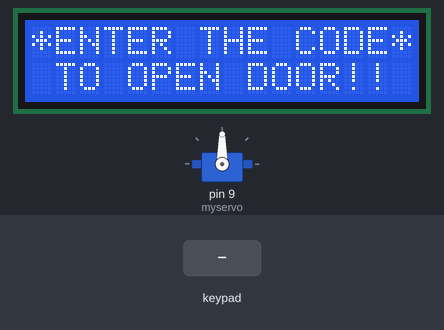
Simulated run of this sketch. Board: Arduino Uno, built with avr-gcc and run on an emulated ATmega328P. Parts: servo, 16×2 character LCD. The test bench sets the inputs (shaded band). What the sketch prints to the serial monitor is not drawn.

Above: at 1.2 s.
1.3 s: keypad keys 0 1 2 3 # pressed 0.4 s apart
At 3.7 s:
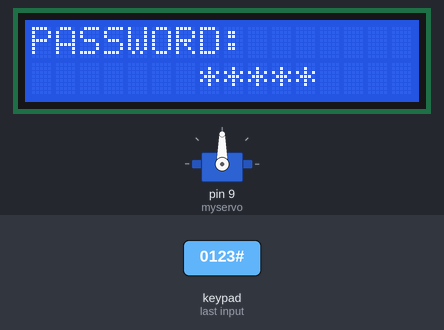
At 5.0 s:
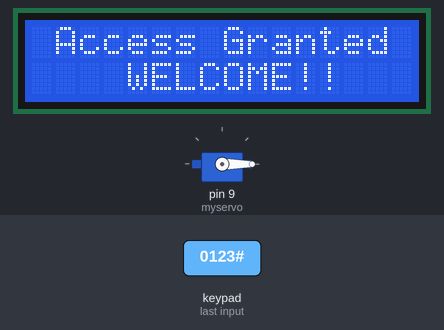
13.8 s: key '#' pressed
At 19.5 s:
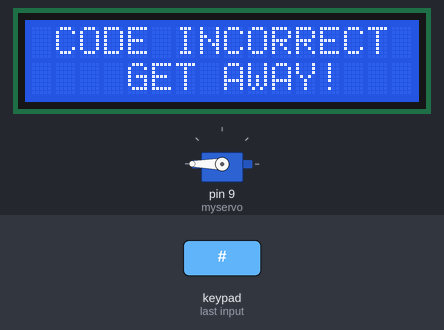
Timing chart, 0 to 21.0 s (numbered marks = the images above; inputs shaded):
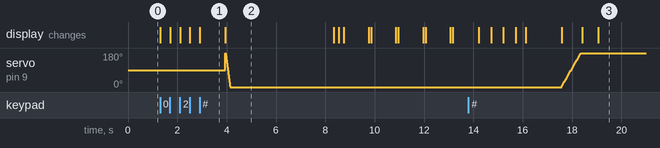

Measured:
- after the input at 1.3 s, the display: first changes at once (image 1 shows a later state)
- after the input at 13.8 s, the display: first differs from a run without the input after 4.6 s (image 3 shows a later state)
- what the display in image 1 shows lasts 1.1 s, from 2.9 s to 4.0 s

The sketch:

door_locking_system.ino
```cpp
#include <LiquidCrystal.h>
#include <Servo.h>
#include <Keypad.h>

#include <stdio.h>      // printf
#include <stdlib.h>     // exit
#include <string.h>     // memcpy, memset
#include <stdint.h>     // uint8_t

Servo myservo;
int pos=0; // position of servo motor
LiquidCrystal lcd(A4, A5, A3, A2, A1, A0);
const byte rows=4;
const byte cols=3;

char key[rows][cols]={
                      {'1','2','3'},
                      {'4','5','6'},
                      {'7','8','9'},
                      {'*','0','#'}
                     };
byte rowPins[rows]={0,1,2,3};
byte colPins[cols]={4,5,6};

Keypad keypad= Keypad(makeKeymap(key),rowPins,colPins,rows,cols);

String password="0123";
String inp = "";
int currentposition=0;

void setup() {

  displayscreen();
  Serial.begin(9600);
  myservo.attach(9); //Servo motor connection

  lcd.begin(16,2);

}

void loop() {

  if(currentposition==0) {
    displayscreen();
  }

  int l ;
  char code=keypad.getKey();
  if(code!=NO_KEY) {
    lcd.clear();
    lcd.setCursor(0,0);
    lcd.print("PASSWORD:");
    lcd.setCursor(7,1);
    lcd.print(" ");
    lcd.setCursor(7,1);

    for(l=0;l<=currentposition;++l) {
        lcd.print("*");
        //keypress();
    }

    if(code == '#') {
      //Here the verification is happening locally, but in case the verification needs to happen in the cloud the encrypted input is sent.
      if(verifyPassword(inp)) {
        unlockdoor();
        currentposition = 0;
      } else {
        incorrect();
        currentposition = 0;
      }
      inp ="";
    }
    else {
      inp += String(code);
      ++currentposition;
    }

  }
}

void expand(String inp, uint8_t plain[16]) {

  for(int i=0; i<inp.length(); i++) {
    plain[i] = uint8_t(inp[i])-uint8_t('0');
  }

  for(int i=inp.length(); i<16; i++) {
    plain[i] = 0xA;
  }

}


String convertToString(uint8_t plain[16]) {

  String res = "";
  for(int i=0; i<16; i++) {
    if(plain[i] != 0xA)
      res += String(plain[i]);
  }
  return res;

}


bool verifyPassword(String inp) {

      uint8_t plain[16];
      expand(inp, plain);

       //Add the key part here
      uint8_t inp_key[32] = {0x0, 0x1, 0x0, 0x2,
                     0x0, 0x4, 0x0, 0x5,
                     0x0, 0x6, 0x0, 0x7,
                     0x0, 0x8, 0x0, 0x9,
                     0x1, 0x0, 0x1, 0x1,
                     0x1, 0x2, 0x1, 0x3,
                     0x1, 0x4, 0x1, 0x5};
      uint8_t key[32];
      memcpy(key,inp_key,32);

      uint8_t arrkey[10][32];
      keyExpansion(key,arrkey);

      encrypt(plain, arrkey);
      //Cloud code goes here
      decrypt(plain, arrkey);


  String s = convertToString(plain);

  if(s == password) {
    return true;
  }
  return false;

}

//------------------ Function 1- OPEN THE DOOR--------------//

void unlockdoor() {

  delay(900);

  lcd.setCursor(0,0);
  lcd.println(" ");
  lcd.setCursor(1,0);
  lcd.print("Access Granted");
  lcd.setCursor(4,1);
  lcd.println("WELCOME!!");
  lcd.setCursor(15,1);
  lcd.println(" ");
  lcd.setCursor(16,1);
  lcd.println(" ");
  lcd.setCursor(14,1);
  lcd.println(" ");
  lcd.setCursor(13,1);
  lcd.println(" ");

  // open the door
  for(pos = 180; pos>=0; pos-=5) {
    myservo.write(pos);
    delay(5);
  }

  delay(2000);
  delay(1000);

  counterbeep();

  delay(1000);

  // close the door
  for(pos = 0; pos <= 180; pos +=5) {
  // in steps of 1 degree
    myservo.write(pos);

    delay(15);

    currentposition=0;

    lcd.clear();
    displayscreen();
  }

}

//--------------------Function 2- Wrong code--------------//

void incorrect() {
  delay(500);
  lcd.clear();
  lcd.setCursor(1,0);
  lcd.print("CODE");
  lcd.setCursor(6,0);
  lcd.print("INCORRECT");
  lcd.setCursor(15,1);
  lcd.println(" ");
  lcd.setCursor(4,1);
  lcd.println("GET AWAY!!!");

  lcd.setCursor(13,1);
  lcd.println(" ");

  Serial.println("CODE INCORRECT YOU ARE UNAUTHORIZED");
  delay(3000);

  lcd.clear();
  displayscreen();
}

//-------Function 3 - CLEAR THE SCREEN--------------------/
void clearscreen() {
  lcd.setCursor(0,0);
  lcd.println(" ");
  lcd.setCursor(0,1);
  lcd.println(" ");
  lcd.setCursor(0,2);
  lcd.println(" ");
  lcd.setCursor(0,3);
  lcd.println(" ");
}

//------------Function 4 - DISPLAY FUNCTION--------------------//
void displayscreen() {
  lcd.setCursor(0,0);
  lcd.println("*ENTER THE CODE*");
  lcd.setCursor(1 ,1);
  lcd.println("TO OPEN DOOR!!");
}


//--------------Function 5 - Count down------------------//
void counterbeep()
{
  delay(1200);

  lcd.clear();
  lcd.setCursor(2,15);
  lcd.println(" ");
  lcd.setCursor(2,14);
  lcd.println(" ");
  lcd.setCursor(2,0);
  delay(200);
  lcd.println("GET IN WITHIN:::");

  lcd.setCursor(4,1);
  lcd.print("5");
  delay(200);
  lcd.clear();
  lcd.setCursor(2,0);
  lcd.println("GET IN WITHIN:");
  delay(1000);
  lcd.setCursor(2,0);
  lcd.println("GET IN WITHIN:");
  lcd.setCursor(4,1); //2
  lcd.print("4");
  delay(100);
  lcd.clear();
  lcd.setCursor(2,0);
  lcd.println("GET IN WITHIN:");
  delay(1000);

  lcd.setCursor(2,0);
  lcd.println("GET IN WITHIN:");
  lcd.setCursor(4,1);
  lcd.print("3");
  delay(100);
  lcd.clear();
  lcd.setCursor(2,0);
  lcd.println("GET IN WITHIN:");
  delay(1000);

  lcd.setCursor(2,0);
  lcd.println("GET IN WITHIN:");
  lcd.setCursor(4,1);
  lcd.print("2");
  delay(100);
  lcd.clear();
  lcd.setCursor(2,0);
  lcd.println("GET IN WITHIN:");
  delay(1000);

  lcd.setCursor(4,1);
  lcd.print("1");
  delay(100);
  lcd.clear();
  lcd.setCursor(2,0);
  lcd.println("GET IN WITHIN::");

  delay(1000);
  delay(40);
  lcd.clear();
  lcd.setCursor(2,0);
  lcd.print("RE-LOCKING");
  delay(500);
  lcd.setCursor(12,0);
  lcd.print(".");
  delay(500);
  lcd.setCursor(13,0);
  lcd.print(".");
  delay(500);
  lcd.setCursor(14,0);
  lcd.print(".");
  delay(400);
  lcd.clear();
  lcd.setCursor(4,0);
  lcd.print("LOCKED!");
  delay(440);
}

//--------------Hybrid Algorithm Section------------------//

// for debugging
#define DEBUG_KEY_FLAG 0
#define DEBUG_CIPHER_STATE_FLAG 0

#define DEBUG_KEY(a,b,c,d,e,f) do {         \
    if (DEBUG_KEY_FLAG) {                   \
        Serial.print(a);                    \
        Serial.print(b);                    \
        Serial.print(" -- ");               \
        Serial.print(c, HEX);               \
        Serial.print(d, HEX);               \
        Serial.print(e, HEX);               \
        Serial.println(f, HEX);             \
    }                                       \
} while(0)

#define DEBUG_CIPHER_STATE(a) do {          \
    if (DEBUG_CIPHER_STATE_FLAG) {          \
        for (int r=0; r<4; r++) {           \
          Serial.print(a);                  \
          Serial.print(state[r][0], HEX);   \
          Serial.print(state[r][1], HEX);   \
          Serial.print(state[r][2], HEX);   \
          Serial.println(state[r][3], HEX); \
        }                                   \
    }                                       \
} while(0)

uint8_t xtime(uint8_t x)
 {
     return ((x<<1) ^ (((x>>7) & 1) * 0x1b));
 }

 #define MULTIPLY_AS_A_FUNCTION 0
 // Multiply is used to multiply numbers in the field GF(2^8)
 #if MULTIPLY_AS_A_FUNCTION
 uint8_t Multiply(uint8_t x, uint8_t y)
 {
   return (((y & 1) * x) ^
        ((y>>1 & 1) * xtime(x)) ^
        ((y>>2 & 1) * xtime(xtime(x))) ^
        ((y>>3 & 1) * xtime(xtime(xtime(x)))) ^
        ((y>>4 & 1) * xtime(xtime(xtime(xtime(x))))));
 }
 #else
 #define Multiply(x, y)                                \
       (  ((y & 1) * x) ^                              \
       ((y>>1 & 1) * xtime(x)) ^                       \
       ((y>>2 & 1) * xtime(xtime(x))) ^                \
       ((y>>3 & 1) * xtime(xtime(xtime(x)))) ^         \
       ((y>>4 & 1) * xtime(xtime(xtime(xtime(x))))))   \

 #endif

const uint8_t s_box[16]= {0xC,0x5,0x6,0xB,0x9,0x0,0xA,0xD,0x3,0xE,0xF,0x8,0x4,0x7,0x1,0x2};
const uint8_t inv_s_box[16]= {0x5,0xE,0xF,0x8,0xC,0x1,0x2,0xD,0xB,0x4,0x6,0x3,0x0,0x7,0x9,0xA};

void addRoundKey(uint8_t state[16], uint8_t key[32]) {
  for(int i=0; i<16; i++) {
    state[15-i] = state[15-i] ^ key[31-i];
  }
}

void SubByte(uint8_t state[16]) {
  for(int i=0; i<16; i++) {
    state[i] = s_box[state[i]];
  }
}

void InvSubByte(uint8_t state[16])
{
    for(int i=0; i<16; i++) {
    state[i] = inv_s_box[state[i]];
  }
}

void shiftRows(uint8_t state[16]) {
  uint8_t temp;

  temp = state[4];
  state[4] = state[5];
  state[5] = state[6];
  state[6] = state[7];
  state[7] = temp;

  temp = state[8];
  state[8] = state[10];
  state[10] = temp;
  temp = state[9];
  state[9] = state[11];
  state[11] = temp;

  temp = state[12];
  state[12] = state[15];
  state[15] = state[14];
  state[14] = state[13];
  state[13] = temp;
}

void InvShiftRows(uint8_t state[16])
{
    uint8_t temp;
    temp = state[7];
    state[7] = state[6];
    state[6] = state[5];
    state[5] = state[4];

    state[4] = temp;

    temp = state[8];
    state[8] = state[10];
    state[10] = temp;
    temp = state[9];
    state[9] = state[11];
    state[11] = temp;

    temp = state[12];

    state[12] = state[13];
    state[13] = state[14];
    state[14] = state[15];

    state[15] = temp;

}

uint8_t multByTwo(uint8_t x) {
    return ((x<<1) ^ (((x>>7) & 1) * 0x1b));
}

void PSub(uint8_t state[16])
{
  uint8_t temp[16];
  for(int i=0; i<15; i++)
    temp[i*4 % 15] = state[i];
  temp[15] = state[15];
  state = temp;
}

void InvPSub(uint8_t state[16])
{
  uint8_t temp[16];
  for(int i=0; i<15; i++)
    temp[i] = state[i*4 % 15];
  temp[15] = state[15];
  state = temp;
}


void mixColumns(uint8_t state[16]) {

  uint8_t temp[4];
  for(int c=0; c<4; c++) {
    temp[0] = state[4*0 + c];
    temp[1] = state[4*1 + c];
    temp[2] = state[4*2 + c];
    temp[3] = state[4*3 + c];

    state[4*0 + c] = multByTwo(temp[0]) ^ temp[1] ^ multByTwo(temp[1]) ^ temp[2] ^ temp[3];
    state[4*1 + c] = temp[0] ^ multByTwo(temp[1]) ^ temp[2] ^ multByTwo(temp[2]) ^ temp[3];
    state[4*2 + c] = temp[0] ^ temp[1] ^ multByTwo(temp[2]) ^ temp[3] ^ multByTwo(temp[3]);
    state[4*3 + c] = temp[0] ^ multByTwo(temp[0]) ^ temp[1] ^ temp[2] ^ multByTwo(temp[3]);
  }
}

void InvMixColumns(uint8_t state[16])
{
  int i;
  uint8_t a,b,c,d;
  for(i=0;i<4;++i)
  {
    a = state[4*0 + i];
    b = state[4*1 + i];
    c = state[4*2 + i];
    d = state[4*3 + i];

    state[4*0 + i] = Multiply(a, 0x0e) ^ Multiply(b, 0x0b) ^ Multiply(c, 0x0d) ^ Multiply(d, 0x09);
    state[4*1 + i] = Multiply(a, 0x09) ^ Multiply(b, 0x0e) ^ Multiply(c, 0x0b) ^ Multiply(d, 0x0d);
    state[4*2 + i] = Multiply(a, 0x0d) ^ Multiply(b, 0x09) ^ Multiply(c, 0x0e) ^ Multiply(d, 0x0b);
    state[4*3 + i] = Multiply(a, 0x0b) ^ Multiply(b, 0x0d) ^ Multiply(c, 0x09) ^ Multiply(d, 0x0e);
   }
}

void keyUpdate(uint8_t state[32]) {
    //First half left shifting
    for(int i=15; i>=2; i--) {
      state[i] = state[i-2];
    }
    state[0] = 0;
    state[1] = 0;

    //Addition & XOR
    for(int i=0; i<16; i++) {
      state[i] = state[i] + state[i+16];
      state[i] = state[i] ^ 0;
    }

    //Second half shifting
    for(int i=16; i<31; i++) {
      state[i] = state[i+1];
    }
    state[32] = 0;

    for(int i=16; i<32; i++) {
      state[i] = state[i] + state[i-16];
    }
}

void keyExpansion(uint8_t key[32], uint8_t arrkey[10][32]) {
  for(int i=0; i<11; i++) {
    memset(arrkey[i],key,32);
    keyUpdate(key);    //SPECK
  }
}

void encrypt(uint8_t state[16], uint8_t key[10][32]) {

  unsigned long t = micros();
  addRoundKey(state, key[0]); //PRESENT
  for(int RC=1; RC<11; RC++) {
       mixColumns(state);
       addRoundKey(state, key[RC]); //PRESENT
       shiftRows(state);        //AES
       PSub(state);             //PRESENT
  }
  t = micros() - t;
  Serial.print("Encryption time taken: ");
  Serial.println(t);
  Serial.println();

  /*------------------Printing--------------------*/
  Serial.println("Cipher Text: ");
  for(int i=0; i<16; i++) {
    Serial.print(state[i], HEX);
    Serial.print(" ");
    if((i+1)%4 == 0)
      Serial.println();
  }
  Serial.println();
  /*---------------End of Printing----------------*/

}

void decrypt(uint8_t state[16], uint8_t key[10][32]) {

  unsigned long t1 = micros();
  for(int RC=10; RC>=1; RC--) {
     InvPSub(state);            //PRESENT
     InvShiftRows(state);       //AES
     addRoundKey(state, key[RC]);   //PRESENT
     InvMixColumns(state);      //AES
  }

  addRoundKey(state, key[0]);   //PRESENT
  unsigned long t2 = micros();

  Serial.print("Decryption time taken: ");
  Serial.println(t2-t1);
  Serial.println();

  Serial.println("Deciphered Text: ");
  for(int i=0; i<16; i++) {
    Serial.print(state[i], HEX);
    Serial.print(" ");
    if((i+1)%4 == 0)
      Serial.println();
  }

  Serial.println();
}
```
